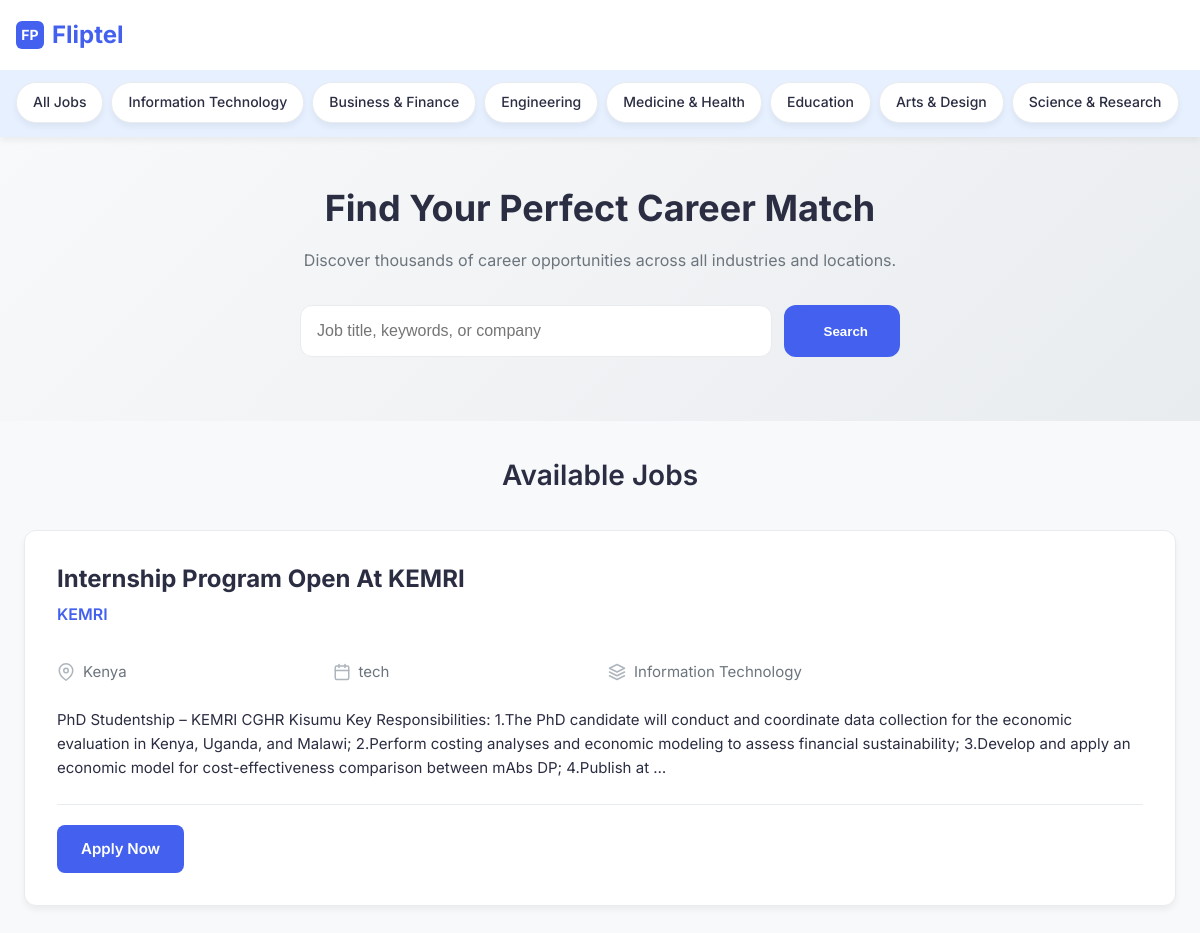
The page / on the database its author committed.
### Jobs/models.py (models this page shows)
class Job(models.Model):
    JOB_TYPE_CHOICES = [
        ('FT', 'Full Time'),
        ('PT', 'Part Time'),
        ('CT', 'Contract'),
        ('IN', 'Internship'),
    ]
    FACULTY_CHOICES = [
        ('IT', 'Information Technology'),
        ('BUS', 'Business & Finance'),
        ('ENG', 'Engineering'),
        ('MED', 'Medicine & Health'),
        ('EDU', 'Education'),
        ('ART', 'Arts & Design'),
        ('SCI', 'Science & Research'),
    ]
    title = models.CharField(max_length=200)
    company = models.CharField(max_length=200)
    location = models.CharField(max_length=200)
    job_type = models.CharField(max_length=2, choices=JOB_TYPE_CHOICES)
    faculty = models.CharField(max_length=10, choices=FACULTY_CHOICES, default='IT')
    description = models.TextField()
    url = models.URLField(blank=True, null=True)
    posted_date = models.DateTimeField(auto_now_add=True)

### Jobs/views.py (the view)
# urls.py: path('', views.job_list, name='job_list'),
def job_list(request, faculty=None):
    jobs = Job.objects.all()
    if faculty:
        jobs = jobs.filter(faculty=faculty)
    query = request.GET.get('q')
    location = request.GET.get('location')
    job_type = request.GET.get('job_type')
    if query:
        jobs = jobs.filter(title__icontains=query) | jobs.filter(description__icontains=query)
    if location:
        jobs = jobs.filter(location__icontains=location)
    if job_type:
        jobs = jobs.filter(job_type=job_type)
    locations = Job.objects.values_list('location', flat=True).distinct()
    job_types = Job.JOB_TYPE_CHOICES
    faculties = Job.FACULTY_CHOICES
    return render(request, 'jobs/job_list.html', {
        'jobs': jobs,
        'locations': locations,
        'job_types': job_types,
        'faculties': faculties,
        'selected_faculty': faculty,  # for heading + empty state
    })

### Jobs/templates/Jobs/job_list.html (shortened to what this page needs)
{% load static %}
<!DOCTYPE html>
<html lang="en">
<head>
</head>
<body>
    <header class="header">
        <nav class="navbar">
            <a href="{% url 'job_list' %}" class="logo">
                <span class="logo-icon">FP</span>
                <span>Fliptel</span>
            </a>
        </nav>
        <div class="faculty-nav">
            <div class="faculty-links">
                <a href="{% url 'job_list' %}" class="active">All Jobs</a>
                {% for code, name in faculties %}
                    <a href="{% url 'jobs_by_faculty' code %}">{{ name }}</a>
                {% endfor %}
            </div>
        </div>
    </header>
    <section class="hero">
        <div class="hero-content">
            <h1>Find Your Perfect Career Match</h1>
            <p>Discover thousands of career opportunities across all industries and locations.</p>
            <form method="get" class="search-form">
                <input type="text" name="q" class="search-input" placeholder="Job title, keywords, or company" value="{{ request.GET.q }}">
                <button type="submit" class="search-button">
                    Search
                </button>
            </form>
        </div>
    </section>
    <section class="jobs-section">
        <div class="container">
            <h2 class="section-title">Available Jobs</h2>
            <div class="job-list">
                {% for job in jobs %}
                    <div class="job-card">
                        <div class="job-header">
                            <h3>{{ job.title }}</h3>
                            <div class="company-name">{{ job.company }}</div>
                        </div>
                        <div class="job-meta">
                            <div class="meta-item">
                                <svg xmlns="http://www.w3.org/2000/svg" viewBox="0 0 24 24" fill="none" stroke="currentColor" stroke-width="2" stroke-linecap="round" stroke-linejoin="round">
                                    <path d="M21 10c0 7-9 13-9 13s-9-6-9-13a9 9 0 0 1 18 0z"></path>
                                    <circle cx="12" cy="10" r="3"></circle>
                                </svg>
                                {{ job.location }}
                            </div>
                            <div class="meta-item">
                                {{ job.get_job_type_display }}
                            </div>
                            <div class="meta-item">
                                <svg xmlns="http://www.w3.org/2000/svg" viewBox="0 0 24 24" fill="none" stroke="currentColor" stroke-width="2" stroke-linecap="round" stroke-linejoin="round">
                                    <path d="M12 2L2 7l10 5 10-5-10-5zM2 17l10 5 10-5M2 12l10 5 10-5"></path>
                                </svg>
                                {{ job.get_faculty_display }}
                            </div>
                        </div>
                        <div class="job-description">
                            {{ job.description|truncatewords:50 }}
                        </div>
                        <div class="job-footer">
                            {% if job.url %}
                                <a href="{{ job.url }}" class="apply-btn" target="_blank" rel="noopener noreferrer">Apply Now</a>
                            {% endif %}
                        </div>
                    </div>
                {% empty %}
                    <div class="empty-state">
                        <h3>No jobs found</h3>
                        <p>Try adjusting your search filters or check back later.</p>
                        <a href="{% url 'job_list' %}" class="apply-btn">Browse All Jobs</a>
                    </div>
                {% endfor %}
            </div>
        </div>
    </section>
</body>
</html>

### rows shown on the page
Job: title "Internship Program Open At KEMRI", company "KEMRI", location "Kenya", job_type "tech", faculty "Information Technology", description "PhD Studentship – KEMRI CGHR Kisumu Key Responsibilities: 1.The PhD candidate will conduct and coordinate data collection for the economic evaluation in Kenya, Uganda, and Malawi; 2.Perform costing analyses and economic modeling to assess financial sustainability; 3.Develop and apply an economic model for cost-effectiveness comparison between mAbs DP; 4.Publish at …"

### other values the page prints
{{ name }} "Information Technology" "Business & Finance" "Engineering" "Medicine & Health" "Education" "Arts & Design" "Science & Research"
